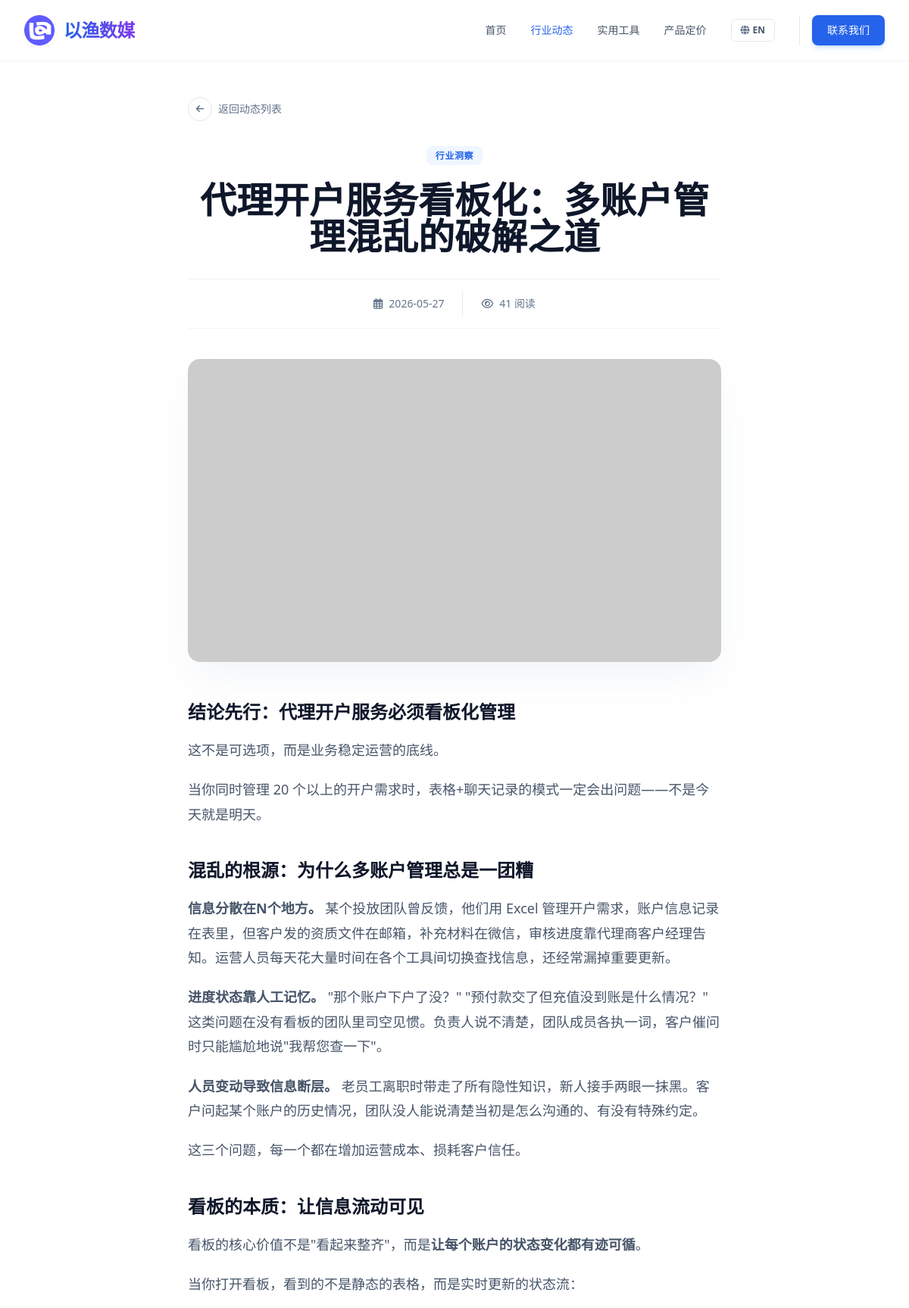
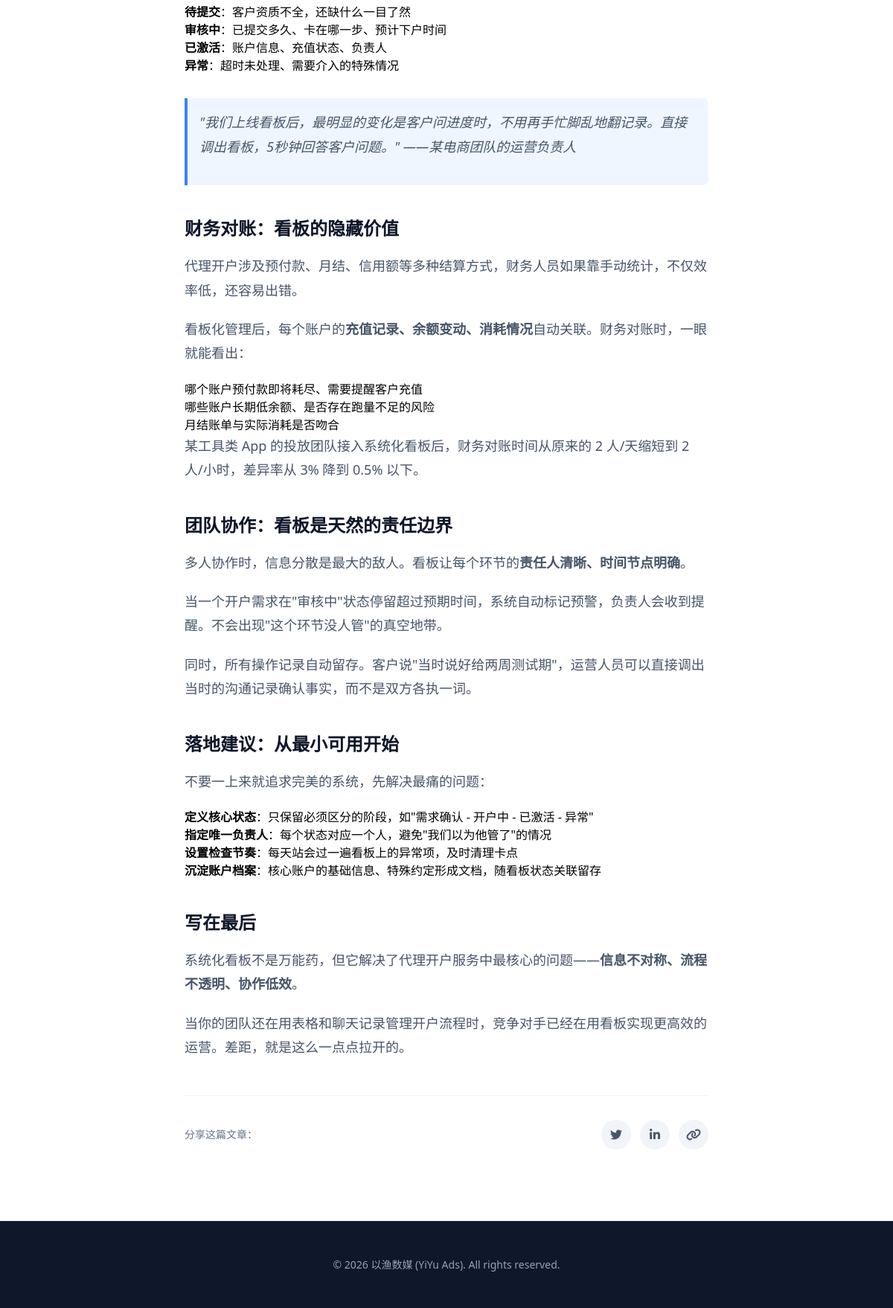
Page /article/103 on the committed database (2 pictures, top to bottom).
### tables this page shows
CREATE TABLE articles (
            id INTEGER PRIMARY KEY AUTOINCREMENT,
            category_id TEXT NOT NULL,
            title TEXT NOT NULL,
            summary TEXT NOT NULL,
            content TEXT NOT NULL,
            date TEXT NOT NULL,
            views INTEGER DEFAULT 0,
            image TEXT NOT NULL
        , seo_keywords TEXT DEFAULT '', seo_score INTEGER DEFAULT 0, title_en TEXT DEFAULT '', summary_en TEXT DEFAULT '', content_en TEXT DEFAULT '', title_vi TEXT DEFAULT "", summary_vi TEXT DEFAULT "", content_vi TEXT DEFAULT "");

### app.py (the view)
@app.route('/article/<int:article_id>')
def article_detail(article_id):
    db = get_db()
    cur = db.cursor()
    cur.execute('SELECT * FROM articles WHERE id = ?', (article_id,))
    article = cur.fetchone()
    if article is None:
        return "Article not found", 404
    return render_template('article_detail.html', article=dict(article))

### app.py (called while the page is built)
def get_db():
    db = getattr(g, '_database', None)
    if db is None:
        db = g._database = sqlite3.connect(DB_PATH)
        db.row_factory = sqlite3.Row
    return db

@app.teardown_appcontext
def close_connection(exception):
    db = getattr(g, '_database', None)
    if db is not None:
        db.close()

@app.after_request
def add_header(response):
    response.headers["Cache-Control"] = "no-cache, no-store, must-revalidate"
    response.headers["Pragma"] = "no-cache"
    response.headers["Expires"] = "0"
    response.headers['Cache-Control'] = 'public, max-age=0'
    return response

### templates/article_detail.html (shortened to what this page needs)
<!DOCTYPE html>
<html lang="zh-CN" x-data="appData()">
<head>
    <script src="https://cdn.tailwindcss.com"></script>
    <link href="https://cdnjs.cloudflare.com/ajax/libs/font-awesome/6.0.0/css/all.min.css" rel="stylesheet">
</head>
<body class="font-sans antialiased bg-white">
    <nav class="fixed w-full z-50 transition-all duration-300 bg-white/90 backdrop-blur-md border-b border-slate-100">
        <div class="max-w-7xl mx-auto px-4 sm:px-6 lg:px-8">
            <div class="flex justify-between h-20 items-center">
                <a href="/" class="flex-shrink-0 flex items-center gap-3 group">
                    <img src="{{ url_for('static', filename='images/logo.png') }}" alt="Logo" class="w-10 h-10 rounded-lg object-cover shadow-sm group-hover:shadow-md transition-shadow duration-300" onerror="this.src='https://ui-avatars.com/api/?name=YY&background=0D8ABC&color=fff'">
                    <span class="font-extrabold text-2xl tracking-tight bg-clip-text text-transparent bg-gradient-to-r from-blue-600 to-violet-600 drop-shadow-sm">以渔数媒</span>
                </a>
                <div class="hidden md:flex space-x-8 items-center">
                    <a href="/" class="text-sm font-medium text-slate-600 hover:text-blue-600 transition-colors" x-text="t[lang].nav.home">首页</a>
                    <a href="/articles" class="text-sm font-medium text-blue-600 transition-colors" x-text="t[lang].nav.articles">行业动态</a>
                                        <a href="/tools" class="text-sm font-medium text-slate-600 hover:text-blue-600 transition-colors" x-text="t[lang].nav.tools">实用工具</a>
<a href="/pricing" class="text-sm font-medium text-slate-600 hover:text-blue-600 transition-colors" x-text="t[lang].nav.pricing">产品定价</a>
                    <button @click="toggleLang()" class="flex items-center space-x-1 px-3 py-1.5 rounded-md border border-slate-200 hover:border-blue-400 hover:bg-slate-50 transition-all">
                        <i class="fas fa-globe text-slate-500 text-xs"></i>
                        <span class="text-xs font-bold text-slate-600" x-text="lang === 'zh' ? 'EN' : '中'"></span>
                    </button>
                    <div class="flex items-center gap-3 pl-4 border-l border-slate-200">
                        <a href="https://t.me/yiyiyiads" target="_blank" class="px-5 py-2.5 rounded-lg bg-blue-600 text-white text-sm font-medium hover:bg-blue-700 transition-all shadow-md shadow-blue-500/20" x-text="t[lang].nav.contact">联系我们</a>
                    </div>
                </div>
            </div>
        </div>
    </nav>
    <main class="pt-32 pb-24">
        <div class="max-w-3xl mx-auto px-4 sm:px-6 lg:px-8 mb-8">
            <a href="/articles" class="inline-flex items-center gap-2 text-sm font-medium text-slate-500 hover:text-blue-600 transition-colors group">
                <div class="w-8 h-8 rounded-full border border-slate-200 flex items-center justify-center group-hover:border-blue-500 group-hover:bg-blue-50 transition-all">
                    <i class="fas fa-arrow-left text-xs group-hover:-translate-x-0.5 transition-transform"></i>
                </div>
                <span x-text="t[lang].back">返回动态列表</span>
            </a>
        </div>
        <article class="max-w-3xl mx-auto px-4 sm:px-6 lg:px-8">
            <header class="mb-10 text-center">
                <div class="mb-6">
                    <span class="px-3 py-1 bg-blue-50 text-blue-600 text-xs font-bold rounded-lg uppercase tracking-wider">
                        <span x-show="lang === 'zh'">
                            {% if article.category_id == 'news' %}官方公告
                            {% elif article.category_id == 'insight' %}行业洞察
                            {% elif article.category_id == 'guide' %}投放指南
                            {% elif article.category_id == 'update' %}产品更新
                            {% else %}资讯{% endif %}
                        </span>
                    </span>
                </div>
                <h1 class="text-3xl md:text-4xl lg:text-5xl font-extrabold text-slate-900 leading-tight mb-8">
                    <span x-show="lang === 'zh'">{{ article.get('title', '') }}</span>
                </h1>
                <div class="flex items-center justify-center gap-6 text-sm text-slate-500 border-t border-b border-slate-100 py-4">
                    <div class="flex items-center gap-2">
                        <i class="far fa-calendar-alt"></i>
                        <span>{{ article.date }}</span>
                    </div>
                    <div class="flex items-center gap-2">
                        <i class="far fa-eye"></i>
                        <span><span id="article-view-count" data-article-id="{{ article.id }}" data-base-views="{{ article.views }}">{{ article.views }}</span> <span x-text="t[lang].reads">阅读</span></span>
                    </div>
                </div>
            </header>
            <div class="rounded-2xl overflow-hidden mb-12 shadow-2xl shadow-slate-200/50">
                <img src="{{ article.image }}" alt="Featured Image" class="w-full h-[400px] object-cover">
            </div>
            <div class="prose max-w-none" x-show="lang === 'zh'">
                {{ article.get('content', '') | markdown | safe }}
            </div>
            <div class="mt-12 pt-8 border-t border-slate-100 flex items-center justify-between">
                <div class="text-sm font-medium text-slate-500" x-text="t[lang].share">分享这篇文章：</div>
                <div class="flex gap-3">
                    <button class="w-10 h-10 rounded-full bg-slate-100 flex items-center justify-center text-slate-600 hover:bg-[#1DA1F2] hover:text-white transition-colors">
                        <i class="fab fa-twitter"></i>
                    </button>
                    <button class="w-10 h-10 rounded-full bg-slate-100 flex items-center justify-center text-slate-600 hover:bg-[#0077B5] hover:text-white transition-colors">
                        <i class="fab fa-linkedin-in"></i>
                    </button>
                    <button class="w-10 h-10 rounded-full bg-slate-100 flex items-center justify-center text-slate-600 hover:bg-[#00B489] hover:text-white transition-colors">
                        <i class="fas fa-link"></i>
                    </button>
                </div>
            </div>
        </article>
    </main>
    <footer class="bg-slate-900 py-12 border-t border-slate-800">
        <div class="max-w-7xl mx-auto px-4 sm:px-6 lg:px-8 text-center">
            <p class="text-slate-400 text-sm">
                &copy; 2026 以渔数媒 (YiYu Ads). All rights reserved.
            </p>
        </div>
    </footer>
</body>
</html>

### templates/article_detail.html (style rules this page uses)
.prose h2 { color: #0f172a; font-weight: 700; font-size: 1.5rem; margin-top: 2.5rem; margin-bottom: 1rem; }
.prose p { color: #475569; line-height: 1.8; margin-bottom: 1.25rem; font-size: 1.125rem; }
.prose blockquote { border-left: 4px solid #3b82f6; padding-left: 1rem; color: #334155; font-style: italic; background: #eff6ff; padding: 1rem; border-radius: 0 0.5rem 0.5rem 0; margin: 2rem 0; }

### rows in the picture
articles: get "代理开户服务看板化：多账户管理混乱的破解之道", date "2026-05-27", views "41", get "结论先行：代理开户服务必须看板化管理 这不是可选项，而是业务稳定运营的底线。 当你同时管理 20 个以上的开户需求时，表格+聊天记录的模式一定会出问题——不是今天就是明天。 混乱的根源：为什么多账户管理总是一团糟 信息分散在N个地方。 某个投放团队曾反馈，他们用 Excel 管理开户需求，账户信息记录在表里，但客户发的资质文件在邮箱，补充材料在微信，审核进度靠代理商客户经理告知。运营人员每天花大量时间在各个工具间切换查找信息，还经常漏掉重要更新。 进度状态靠人工记忆。 \"那个账户下户了没？\" \"预付款交了但充值没到账是什么情况？\" 这类问题在没有看板的团队里司空见惯。负责人说不清楚，团队成员各执一词，客户催问时只能尴尬地说\"我帮您查一下\"。 人员变动导致信息断层。 老员工离职时带走了所有隐性知识，新人接手两眼一抹黑。客户问起某个账户的历史情况，团队没人能说清楚当初是怎么沟通的、有没有特殊约定。 这三个问题，每一个都在增加运营成本、损耗客户信任。 看板的本质：让信息流动可见 看板的核心价值不是\"看起来整齐\"，而是 让每个账户的状态变化都有迹可循 。 当你打开看板，看到的不是静态的表格，而是实时更新的状态流： 待提交 ：客户资质不全，还缺什么一目了然 审核中 ：已提交多久、卡在哪一步、预计下户时间 已激活 ：账户信息、充值状态、负责人 异常 ：超时未处理、需要介入的特殊情况 \"我们上线看板后，最明显的变化是客户问进度时，不用再手忙脚乱地翻记录。直接调出看板，5秒钟回答客户问题。\" ——某电商团队的运营负责人 财务对账：看板的隐藏价值…"
